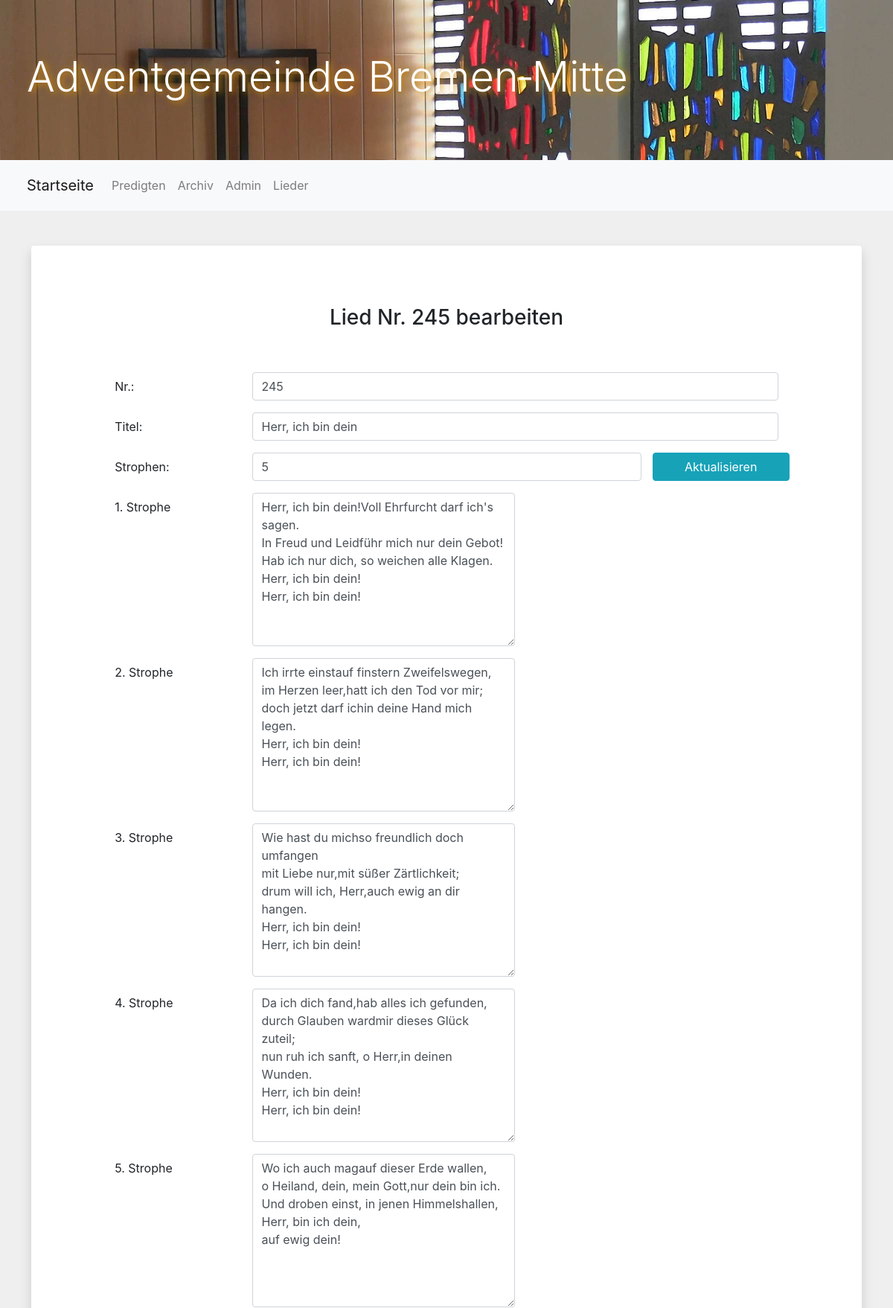
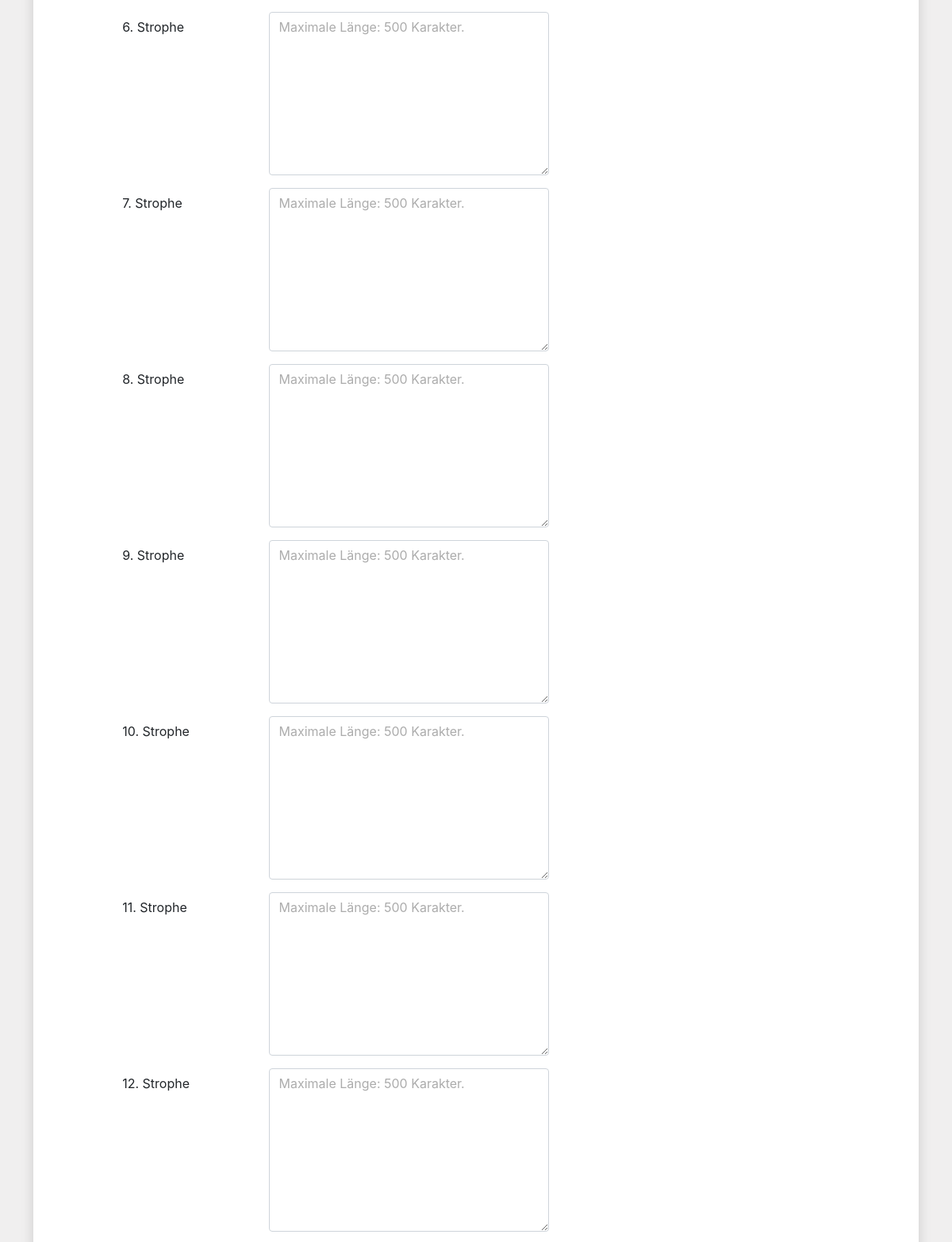
/songs.edit.php?id=245 (upper part), run on the app's committed database (2 pictures, top to bottom).
### tables this page shows
CREATE TABLE `songs` (
  `id` int(11) NOT NULL,
  `title` varchar(50) NOT NULL,
  `versnr` int(2) NOT NULL,
  `v1` varchar(500) NOT NULL,
  `v2` varchar(500) NOT NULL,
  `v3` varchar(500) NOT NULL,
  `v4` varchar(500) NOT NULL,
  `v5` varchar(500) NOT NULL,
  `v6` varchar(500) NOT NULL,
  `v7` varchar(500) NOT NULL,
  `v8` varchar(500) NOT NULL,
  `v9` varchar(500) NOT NULL,
  `v10` varchar(500) NOT NULL,
  `v11` varchar(500) NOT NULL,
  `v12` varchar(500) NOT NULL,
  `v13` varchar(500) NOT NULL,
  `v14` varchar(500) NOT NULL,
  `v15` varchar(500) NOT NULL
);

### class/songs.class.php (called while the page is built, shortened)
<?php
    class Songs {
        private $table = "songs";
        private $tablePrimaryKey = "id";
        private $columns = [
            "Nr." => "id",
            "Titel" => "title",
            "Str.anzahl" => "versnr",
            "Strophe 1" => "v1",
            "Strophe 2" => "v2",
            "Strophe 3" => "v3",
            "Strophe 4" => "v4",
            "Strophe 5" => "v5",
            "Strophe 6" => "v6",
            "Strophe 7" => "v7",
            "Strophe 8" => "v8",
            "Strophe 9" => "v9",
            "Strophe 10" => "v10",
            "Strophe 11" => "v11",
            "Strophe 12" => "v12",
            "Strophe 13" => "v13",
            "Strophe 14" => "v14",
            "Strophe 15" => "v15"
        ];
            ?>
<?php
        public function readDataLine($id) {
            require("inc/db.inc.php");
            $s = "";
            foreach ($this->columns as $key=>$value) {
                if ($this->tablePrimaryKey != $value) {
                    if ($value != end($this->columns)) {
                        $s .= $value . ", ";
                    } else {
                        $s .= $value;
                    }
                }
            }
            $sql = "SELECT " .$s ." FROM " .$this->table ." WHERE " .$this->tablePrimaryKey ."=:" .$this->tablePrimaryKey;
            if ($stmt = $pdo -> prepare($sql)) {
                $stmt -> bindParam(":" .$this->tablePrimaryKey, $id);
                $stmt -> execute();
                return($stmt -> fetch(PDO::FETCH_ASSOC));
            }
            return(false);
        }
}
?>

### songs.edit.php (the view, shortened to what this page needs)
<?php
    require_once("header.php");
    require_once("navigation.admin.php");
	require("_path.php");
    require($path ."/class/sermons.class.php");
    require($path ."/class/songs.class.php");
    $song = new Songs();
    if (isset($_POST["mode"])) {
        if ($_POST["mode"] == "null") {
            $song -> createDataLine($_POST);
        } else {
            $song -> editDataLine($_POST);
        }
        header("refresh:2;url=songs.admin.php");
    } else {
?>
<div>
<?php
require_once("class/contentbox.class.php");
if (isset($_GET["id"])) {
    $tData = $song -> readDataLine($_GET["id"]);
    $id = $_GET["id"];
?>
    <h3 class="tableTitle">Lied Nr. <?php echo $id; ?> bearbeiten</h3>
<form action="" method="post">
        <div class="form-group row justify-content-center">
            <label for="id" class="col-md-2 col-form-label">Nr.:</label>
                <div class="col-md-8">
                    <input class="form-control" type="text" id="id" name="id" value="<?php echo $id; ?>">
                </div>
            </div>
            <div class="form-group row justify-content-center">
                <label for="title" class="col-md-2 col-form-label">Titel:</label>
                <div class="col-md-8">
                    <input class="form-control" type="text" id="title" name="title" value="<?php echo $tData['title']; ?>">
                </div>
            </div>
            <div class="form-group row justify-content-center">
                <label for="versnr" class="col-md-2 col-form-label">Strophen:</label>
                <div class="col-md-6">
                    <input class="form-control" onclick="verseNrCheck()" type="number" min="1" max="15" id="versnr" name="versnr" value="<?php echo $tData['versnr']; ?>">
                </div>
                <a class="btn btn-info refreshBtn col-md-2" tabindex="10" onclick="verseNrCheck()">Aktualisieren</a>
            </div>
            <?php
                for ($i = 1; $i <= 15; $i++) {
                    $tDataName = "v" .$i;
                    ?>
                    <div class="form-group row justify-content-center versBoxes" id="verseBox<?php echo $i; ?>">
                        <label for="v<?php echo $i; ?>" class="col-md-2 col-form-label versLabel"><?php echo $i; ?>. Strophe</label>
                        <div class="col-md-8">
                            <textarea class="form-control w-50" onclick="verseNrCheck()" type="text" id="v<?php echo $i; ?>" name="v<?php echo $i; ?>" maxlength="500"  rows="8" placeholder="Maximale Länge: 500 Karakter."><?php echo $tData[$tDataName]; ?></textarea>
                        </div>
                    </div>
                    <?php
                }
            ?>
        </div>
</div>
<?php
}
?>
<?php
}
    require_once("footer.php");
?>

### src/css/style.css (style rules this page uses)
body { background-color:rgb(240, 239, 239); }
.text-info, .form-group > label { text-align: left!important; }
.btn { height: 100%; width: 100%; }
.versLabel { vertical-align: middle!important; }
label { text-align: right; }
::placeholder { color: rgb(172, 172, 172)!important; }
.tableTitle { margin: 60px 0 40px 0; }

### data on the page
songs: title "Herr, ich bin dein", versnr "5", v1 "Herr, ich bin dein!Voll Ehrfurcht darf ich's sagen. In Freud und Leidführ mich nur dein Gebot! Hab ich nur dich, so weichen alle Klagen. Herr, ich bin dein! Herr, ich bin dein!", v2 "Ich irrte einstauf finstern Zweifelswegen, im Herzen leer,hatt ich den Tod vor mir; doch jetzt darf ichin deine Hand mich legen. Herr, ich bin dein! Herr, ich bin dein!", v3 "Wie hast du michso freundlich doch umfangen mit Liebe nur,mit süßer Zärtlichkeit; drum will ich, Herr,auch ewig an dir hangen. Herr, ich bin dein! Herr, ich bin dein!", v4 "Da ich dich fand,hab alles ich gefunden, durch Glauben wardmir dieses Glück zuteil; nun ruh ich sanft, o Herr,in deinen Wunden. Herr, ich bin dein! Herr, ich bin dein!", v5 "Wo ich auch magauf dieser Erde wallen, o Heiland, dein, mein Gott,nur dein bin ich. Und droben einst, in jenen Himmelshallen, Herr, bin ich dein, auf ewig dein!"

### other printed values
$id "245"
